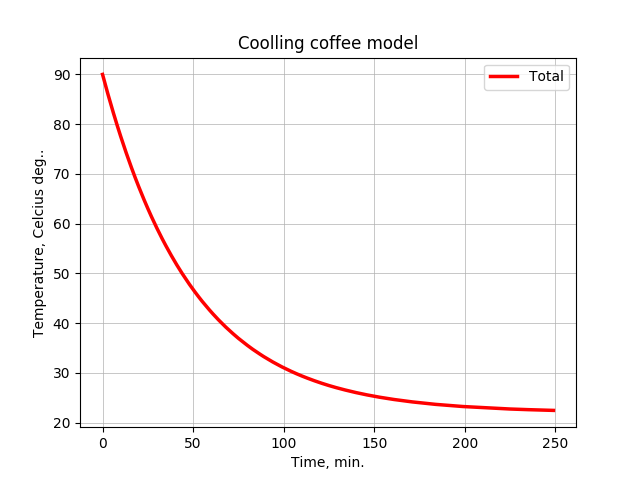

Reproduce this figure in Python.
from __future__ import unicode_literals
import matplotlib.pyplot as plt
import csv

'''
## Simulation of a cooling cup of coffee
## by Newtons law of cooling asserts
                                @vlevinski
'''

class System():


    def __init__(self, initT = None, volume = None, r = None, tEnv = None, tEnd = None, dT= None):
        '''
        ##   system model for Newton law of cooling asserts
        :param initT:
        :param volume:
        :param r:
        :param tEnv:
        :param tEnd:
        :param dT:
        '''
        self.initT = initT
        self.volume= volume
        self.r = r
        self.tEnv = tEnv
        self.tEnd =tEnd
        self.dT = dT


    def getSystem(self):
        '''
        ## print System params
        :return:
        '''
        print ("#System state")
        print ("init : ", self.initT)
        print ("volume:", self.volume)
        print ("r :    ", self.r)
        print ("tEnv : ", self.tEnv)
        print ("tEnd : ", self.tEnd)
        print ("dT   : ", self.dT)


    def setInit(self, t=None):
        '''
        ## Temperature value set-up
        :param t:
        :return:
        '''
        self.initT = t


    def roundInit(self):
        '''
        ## Round the value
        :return:
        '''
        return round(self.initT,2)


    def updateState(self):
        '''
        ## Calculations
        :return:
        '''
        T = self.initT
        T += -self.r*(T -self.tEnv)*self.dT
        return self.setInit(t=T)

def main():

    # start the process
    initT = 90
    coffee = System(initT=initT, volume=300,r=0.02, tEnv=22, tEnd=30, dT=1)

    ## follow the process
    x = [0]; y = [initT];
    for i in range(1, 250):
        coffee.updateState()
        x.append(i)
        y.append(coffee.roundInit())

    #make it visual
    plt.plot(x,y,'-r',label='Total', linewidth=2.5)
    plt.title("Coolling coffee model")
    plt.xlabel("Time, min.")
    plt.ylabel("Temperature, Celcius deg..")
    plt.legend(loc='best')
    plt.grid(b=True, linewidth=0.5)
    plt.show()
#    plt.savefig("coolingCoffeModel/coolingCoffee.png")


    data = [['Time', 'Temperture']]
    for row in range(len(x)):
        data.append([x[row],y[row]])

    with open('coolingCoffeModel/cooling_coffee_model.csv', 'w') as f:
        writer = csv.writer(f)
        for row in data:
            writer.writerow(row)
        f.close()

main()

